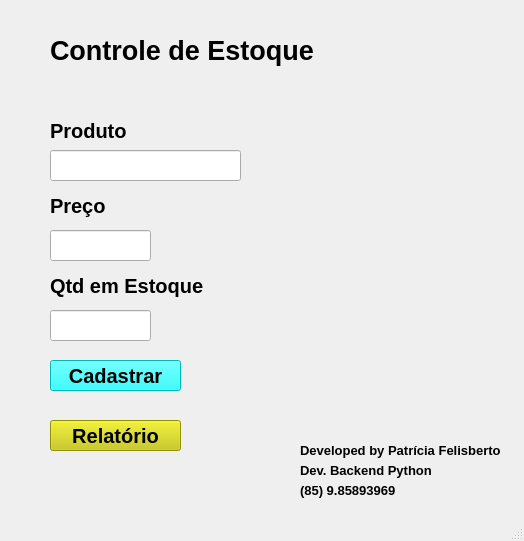
<?xml version="1.0" encoding="UTF-8"?>
<ui version="4.0">
 <class>txtPreco</class>
 <widget class="QMainWindow" name="txtPreco">
  <property name="geometry">
   <rect>
    <x>0</x>
    <y>0</y>
    <width>524</width>
    <height>541</height>
   </rect>
  </property>
  <property name="windowTitle">
   <string>MainWindow</string>
  </property>
  <widget class="QWidget" name="centralwidget">
   <widget class="QLabel" name="label">
    <property name="geometry">
     <rect>
      <x>50</x>
      <y>30</y>
      <width>281</width>
      <height>41</height>
     </rect>
    </property>
    <property name="font">
     <font>
      <pointsize>20</pointsize>
      <bold>true</bold>
     </font>
    </property>
    <property name="text">
     <string>Controle de Estoque</string>
    </property>
   </widget>
   <widget class="QLabel" name="label_2">
    <property name="geometry">
     <rect>
      <x>50</x>
      <y>120</y>
      <width>91</width>
      <height>21</height>
     </rect>
    </property>
    <property name="font">
     <font>
      <pointsize>15</pointsize>
      <bold>true</bold>
     </font>
    </property>
    <property name="text">
     <string>Produto</string>
    </property>
   </widget>
   <widget class="QLabel" name="label_3">
    <property name="geometry">
     <rect>
      <x>50</x>
      <y>190</y>
      <width>71</width>
      <height>31</height>
     </rect>
    </property>
    <property name="font">
     <font>
      <pointsize>15</pointsize>
      <bold>true</bold>
     </font>
    </property>
    <property name="text">
     <string>Preço</string>
    </property>
   </widget>
   <widget class="QLabel" name="label_4">
    <property name="geometry">
     <rect>
      <x>50</x>
      <y>270</y>
      <width>161</width>
      <height>31</height>
     </rect>
    </property>
    <property name="font">
     <font>
      <pointsize>15</pointsize>
      <bold>true</bold>
     </font>
    </property>
    <property name="text">
     <string>Qtd em Estoque</string>
    </property>
   </widget>
   <widget class="QLineEdit" name="txtProduto">
    <property name="geometry">
     <rect>
      <x>50</x>
      <y>150</y>
      <width>191</width>
      <height>31</height>
     </rect>
    </property>
    <property name="styleSheet">
     <string notr="true">font: 14pt &quot;Arial&quot;;</string>
    </property>
   </widget>
   <widget class="QLineEdit" name="txtPreco_2">
    <property name="geometry">
     <rect>
      <x>50</x>
      <y>230</y>
      <width>101</width>
      <height>31</height>
     </rect>
    </property>
    <property name="styleSheet">
     <string notr="true">font: 14pt &quot;Arial&quot;;</string>
    </property>
   </widget>
   <widget class="QLineEdit" name="txtEstoque">
    <property name="geometry">
     <rect>
      <x>50</x>
      <y>310</y>
      <width>101</width>
      <height>31</height>
     </rect>
    </property>
    <property name="styleSheet">
     <string notr="true">font: 14pt &quot;Arial&quot;;</string>
    </property>
   </widget>
   <widget class="QPushButton" name="btnRelatorio">
    <property name="geometry">
     <rect>
      <x>50</x>
      <y>420</y>
      <width>131</width>
      <height>31</height>
     </rect>
    </property>
    <property name="font">
     <font>
      <pointsize>15</pointsize>
      <bold>true</bold>
     </font>
    </property>
    <property name="styleSheet">
     <string notr="true">background-color: rgb(200, 200, 0);</string>
    </property>
    <property name="text">
     <string>Relatório</string>
    </property>
   </widget>
   <widget class="QPushButton" name="btnCadastrar">
    <property name="geometry">
     <rect>
      <x>50</x>
      <y>360</y>
      <width>131</width>
      <height>31</height>
     </rect>
    </property>
    <property name="font">
     <font>
      <pointsize>15</pointsize>
      <bold>true</bold>
     </font>
    </property>
    <property name="styleSheet">
     <string notr="true">background-color: rgb(0, 255, 255);</string>
    </property>
    <property name="text">
     <string>Cadastrar</string>
    </property>
   </widget>
   <widget class="QLabel" name="label_6">
    <property name="geometry">
     <rect>
      <x>300</x>
      <y>440</y>
      <width>241</width>
      <height>20</height>
     </rect>
    </property>
    <property name="font">
     <font>
      <pointsize>10</pointsize>
      <bold>true</bold>
     </font>
    </property>
    <property name="text">
     <string>Developed by Patrícia Felisberto</string>
    </property>
   </widget>
   <widget class="QLabel" name="label_7">
    <property name="geometry">
     <rect>
      <x>300</x>
      <y>460</y>
      <width>241</width>
      <height>20</height>
     </rect>
    </property>
    <property name="font">
     <font>
      <pointsize>10</pointsize>
      <bold>true</bold>
     </font>
    </property>
    <property name="text">
     <string>Dev. Backend Python </string>
    </property>
   </widget>
   <widget class="QLabel" name="label_8">
    <property name="geometry">
     <rect>
      <x>300</x>
      <y>480</y>
      <width>241</width>
      <height>20</height>
     </rect>
    </property>
    <property name="font">
     <font>
      <pointsize>10</pointsize>
      <bold>true</bold>
     </font>
    </property>
    <property name="text">
     <string>(85) 9.85893969</string>
    </property>
   </widget>
  </widget>
  <widget class="QMenuBar" name="menubar">
   <property name="geometry">
    <rect>
     <x>0</x>
     <y>0</y>
     <width>524</width>
     <height>22</height>
    </rect>
   </property>
  </widget>
  <widget class="QStatusBar" name="statusbar"/>
 </widget>
 <resources/>
 <connections/>
</ui>
